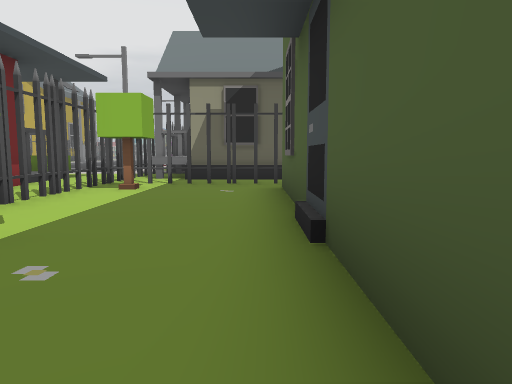
[1] (above)

16 first-person views from a walk through a scene from a Unity 3-D project. The camera is 1.2 m above the floor, tilts 6° down and sees 70° across. The floor is counted in squares, 2 m on a side. Each view is taken from the middle of a square. On the plan, view 1 faces up. The plan holds only what a view shows up to about 10 squares ahead; the rest is blank. The place goes on beyond the plan.

[2]
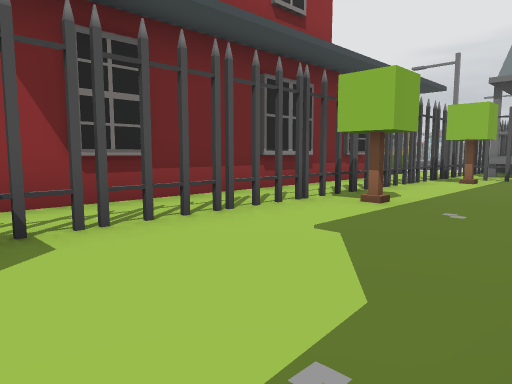

[3]
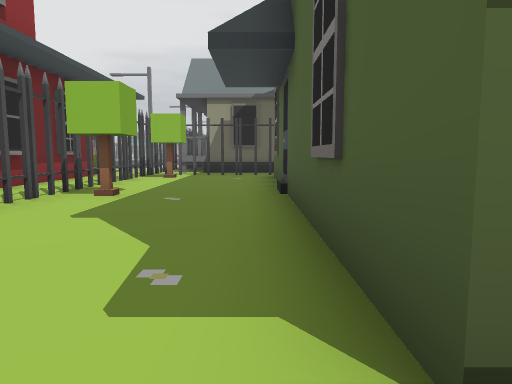

[4]
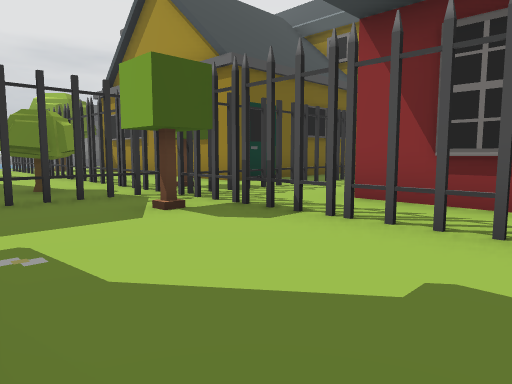

[5]
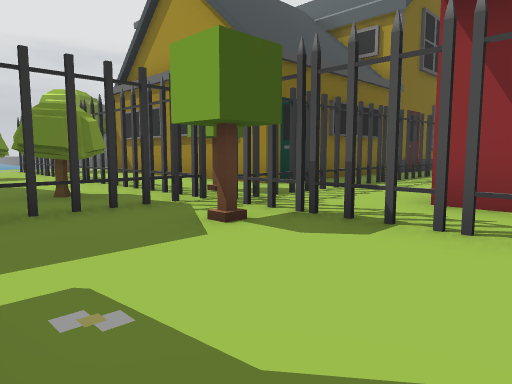

[6]
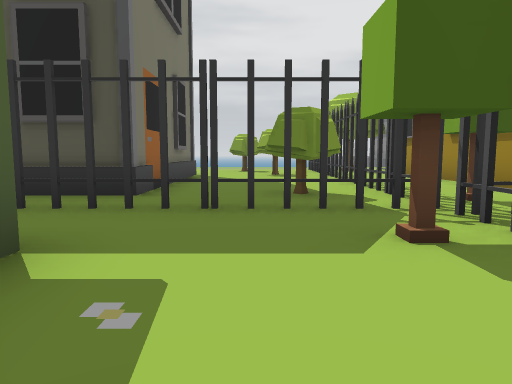

[7]
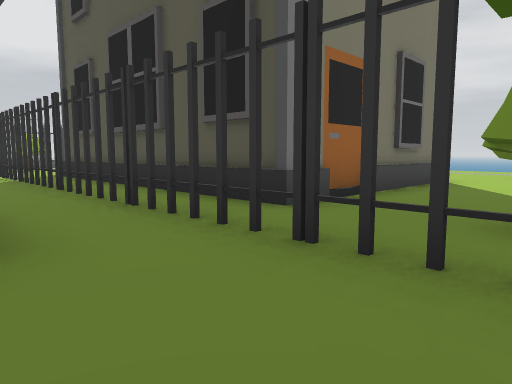

[8]
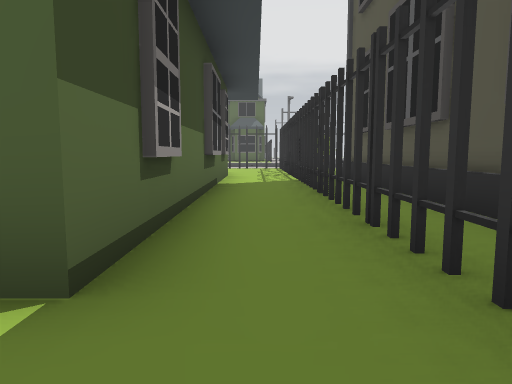

[9]
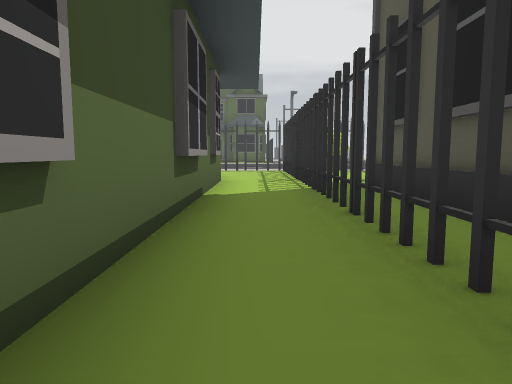

[10]
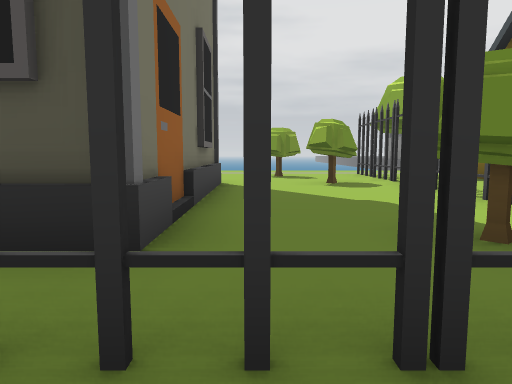

[11]
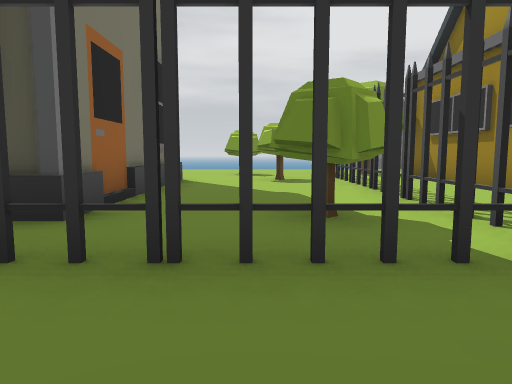

[12]
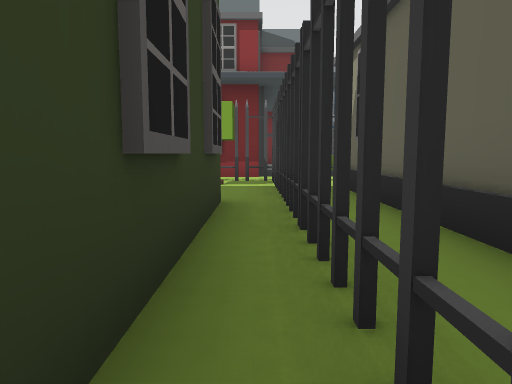

[13]
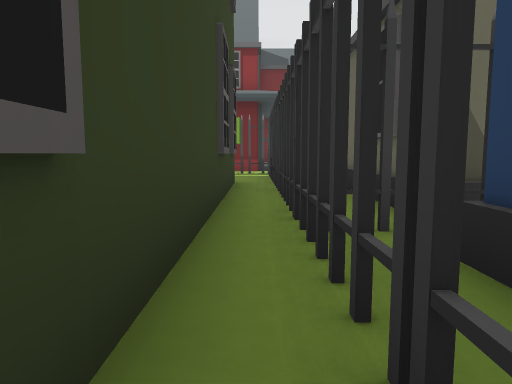

[14]
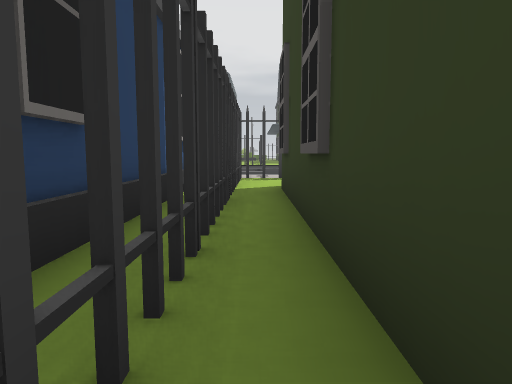

[15]
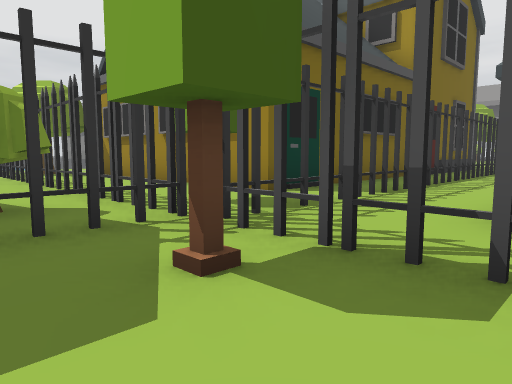

[16]
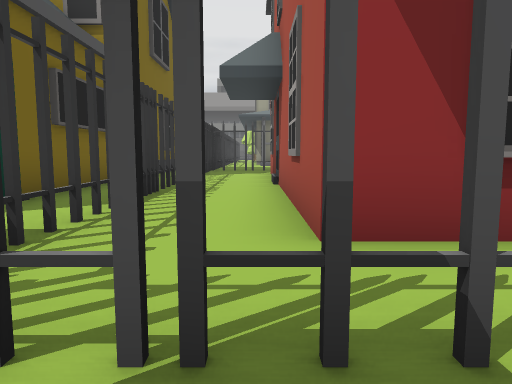

### Floor plan
Key: @ floor where view 1 was taken; # wall or solid block; x gap in a wall; . floor; ^ raised ledge; T tree; H thing the floor can be seen under or through.
Columns run from 13 left of view 1 to 8 right of it. Each row starts with its distance up from view 1.
 10           x^
  9        ^#.#########
  8         x.#....##.####
  7         #.#...........
  6         #..T..########
  5         #.#...#
  4         #.x...#
  3         #.x...#
  2         #..T..#
  1         #.H...#
  0         #.H..@#
 -1  ########.H...#
 -2  .........H...########
 -3  ..........T..........
 -4 ########HHHHHHHHHH####
 -5   ######.THT..........
 -6        #..HTT.########
 -7        #..H...#
 -8        #..H...#
 -9        #..#...#
-10        #..#TT.#
-11        #..#T...
-12        #  ..T..
-13          T#.TT.

Where each view was taken, in squares from view 1:
view 1: 0 up, 0 right, facing up
view 2: 2 down, 0 right, facing up-left
view 3: 3 down, 0 right, facing up
view 4: 1 up, 0 right, facing down-left
view 5: 0 up, 0 right, facing down-left
view 6: 0 up, 1 left, facing down
view 7: 2 down, 2 left, facing down-right
view 8: 3 down, 1 left, facing right
view 9: 3 down, 1 right, facing right
view 10: 3 down, 0 right, facing down
view 11: 2 down, 1 left, facing down
view 12: 7 up, 5 right, facing left
view 13: 7 up, 8 right, facing left
view 14: 7 up, 5 right, facing right
view 15: 1 down, 1 left, facing down-left
view 16: 2 down, 2 left, facing left
